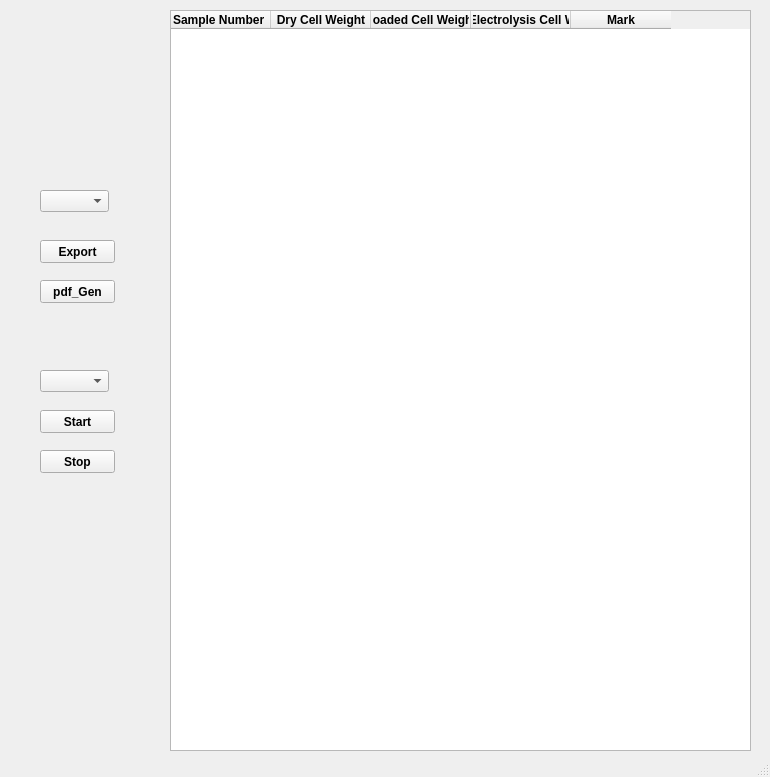
<?xml version="1.0" encoding="UTF-8"?>
<ui version="4.0">
 <class>MainWindow</class>
 <widget class="QMainWindow" name="MainWindow">
  <property name="geometry">
   <rect>
    <x>0</x>
    <y>0</y>
    <width>770</width>
    <height>777</height>
   </rect>
  </property>
  <property name="windowTitle">
   <string>MainWindow</string>
  </property>
  <widget class="QWidget" name="centralwidget">
   <widget class="QTableWidget" name="tableWidget">
    <property name="geometry">
     <rect>
      <x>170</x>
      <y>10</y>
      <width>581</width>
      <height>741</height>
     </rect>
    </property>
    <property name="font">
     <font>
      <weight>50</weight>
      <bold>false</bold>
     </font>
    </property>
    <property name="autoFillBackground">
     <bool>false</bool>
    </property>
    <column>
     <property name="text">
      <string>Sample Number</string>
     </property>
     <property name="font">
      <font>
       <pointsize>9</pointsize>
       <weight>75</weight>
       <bold>true</bold>
      </font>
     </property>
     <property name="textAlignment">
      <set>AlignLeading|AlignVCenter</set>
     </property>
    </column>
    <column>
     <property name="text">
      <string>Dry Cell Weight</string>
     </property>
     <property name="font">
      <font>
       <pointsize>9</pointsize>
       <weight>75</weight>
       <bold>true</bold>
      </font>
     </property>
    </column>
    <column>
     <property name="text">
      <string>Loaded Cell Weight</string>
     </property>
     <property name="font">
      <font>
       <pointsize>9</pointsize>
       <weight>75</weight>
       <bold>true</bold>
      </font>
     </property>
    </column>
    <column>
     <property name="text">
      <string>After Electrolysis Cell Weight</string>
     </property>
     <property name="font">
      <font>
       <pointsize>9</pointsize>
       <weight>75</weight>
       <bold>true</bold>
      </font>
     </property>
    </column>
    <column>
     <property name="text">
      <string>Mark</string>
     </property>
     <property name="font">
      <font>
       <weight>75</weight>
       <bold>true</bold>
      </font>
     </property>
    </column>
   </widget>
   <widget class="QComboBox" name="comPortSelect">
    <property name="geometry">
     <rect>
      <x>40</x>
      <y>370</y>
      <width>69</width>
      <height>22</height>
     </rect>
    </property>
   </widget>
   <widget class="QPushButton" name="startButton">
    <property name="geometry">
     <rect>
      <x>40</x>
      <y>410</y>
      <width>75</width>
      <height>23</height>
     </rect>
    </property>
    <property name="font">
     <font>
      <weight>75</weight>
      <bold>true</bold>
     </font>
    </property>
    <property name="text">
     <string>Start</string>
    </property>
   </widget>
   <widget class="QPushButton" name="stopButton">
    <property name="geometry">
     <rect>
      <x>40</x>
      <y>450</y>
      <width>75</width>
      <height>23</height>
     </rect>
    </property>
    <property name="font">
     <font>
      <weight>75</weight>
      <bold>true</bold>
     </font>
    </property>
    <property name="text">
     <string>Stop</string>
    </property>
   </widget>
   <widget class="QPushButton" name="exportButton">
    <property name="geometry">
     <rect>
      <x>40</x>
      <y>240</y>
      <width>75</width>
      <height>23</height>
     </rect>
    </property>
    <property name="font">
     <font>
      <weight>75</weight>
      <bold>true</bold>
     </font>
    </property>
    <property name="text">
     <string>Export</string>
    </property>
   </widget>
   <widget class="QComboBox" name="fileSelect">
    <property name="geometry">
     <rect>
      <x>40</x>
      <y>190</y>
      <width>69</width>
      <height>22</height>
     </rect>
    </property>
   </widget>
   <widget class="QPushButton" name="pdfGen">
    <property name="geometry">
     <rect>
      <x>40</x>
      <y>280</y>
      <width>75</width>
      <height>23</height>
     </rect>
    </property>
    <property name="font">
     <font>
      <weight>75</weight>
      <bold>true</bold>
     </font>
    </property>
    <property name="text">
     <string>pdf_Gen</string>
    </property>
   </widget>
  </widget>
  <widget class="QMenuBar" name="menubar">
   <property name="geometry">
    <rect>
     <x>0</x>
     <y>0</y>
     <width>770</width>
     <height>18</height>
    </rect>
   </property>
  </widget>
  <widget class="QStatusBar" name="statusbar"/>
 </widget>
 <resources/>
 <connections/>
</ui>
